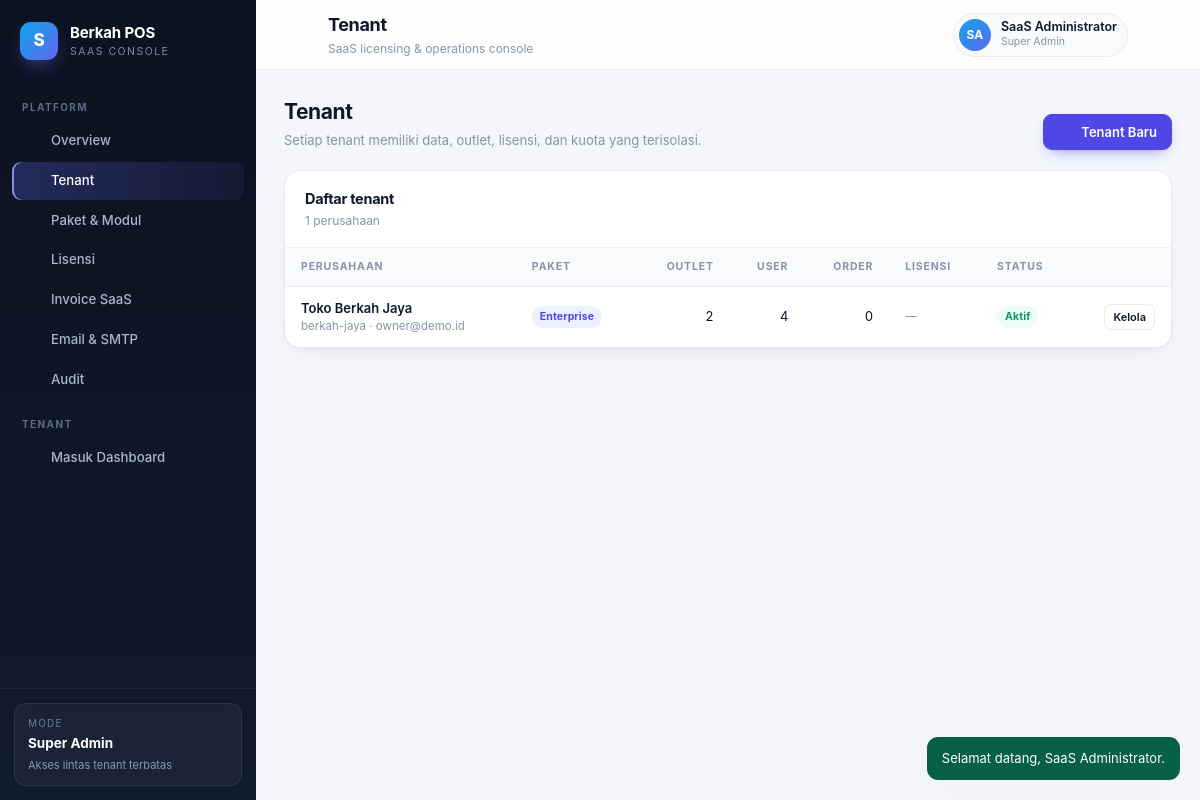
Page /admin/tenants (signed in) on the committed database.
### tables this page shows
CREATE TABLE IF NOT EXISTS users (
  id            BIGINT UNSIGNED AUTO_INCREMENT PRIMARY KEY,
  public_id     CHAR(26) NOT NULL,
  tenant_id     BIGINT UNSIGNED NULL,
  outlet_id     BIGINT UNSIGNED NULL,
  role_id       BIGINT UNSIGNED NOT NULL,
  name          VARCHAR(120) NOT NULL,
  email         VARCHAR(160) NOT NULL,
  password_hash VARCHAR(255) NOT NULL,
  pin_hash      VARCHAR(255) NULL,
  phone         VARCHAR(40) NULL,
  status        ENUM('active','inactive','locked') NOT NULL DEFAULT 'active',
  last_login_at DATETIME(3) NULL,
  created_at    DATETIME(3) NOT NULL DEFAULT CURRENT_TIMESTAMP(3),
  updated_at    DATETIME(3) NOT NULL DEFAULT CURRENT_TIMESTAMP(3) ON UPDATE CURRENT_TIMESTAMP(3),
  UNIQUE KEY uq_user_email (email),
  UNIQUE KEY uq_user_public (public_id),
  KEY ix_user_tenant (tenant_id, status),
  CONSTRAINT fk_user_tenant FOREIGN KEY (tenant_id) REFERENCES tenants (id) ON DELETE CASCADE,
  CONSTRAINT fk_user_outlet FOREIGN KEY (outlet_id) REFERENCES outlets (id) ON DELETE SET NULL,
  CONSTRAINT fk_user_role FOREIGN KEY (role_id) REFERENCES roles (id)
);

CREATE TABLE IF NOT EXISTS tenants (
  id            BIGINT UNSIGNED AUTO_INCREMENT PRIMARY KEY,
  public_id     CHAR(26) NOT NULL,
  name          VARCHAR(160) NOT NULL,
  slug          VARCHAR(80)  NOT NULL,
  domain        VARCHAR(160) NULL,
  email         VARCHAR(160) NULL,
  phone         VARCHAR(40)  NULL,
  address       TEXT NULL,
  currency      CHAR(3) NOT NULL DEFAULT 'IDR',
  timezone      VARCHAR(64) NOT NULL DEFAULT 'Asia/Jakarta',
  status        ENUM('trial','active','past_due','grace','suspended','cancelled') NOT NULL DEFAULT 'trial',
  plan_id       BIGINT UNSIGNED NULL,
  trial_ends_at DATETIME(3) NULL,
  created_at    DATETIME(3) NOT NULL DEFAULT CURRENT_TIMESTAMP(3),
  updated_at    DATETIME(3) NOT NULL DEFAULT CURRENT_TIMESTAMP(3) ON UPDATE CURRENT_TIMESTAMP(3),
  UNIQUE KEY uq_tenant_public (public_id),
  UNIQUE KEY uq_tenant_slug (slug),
  UNIQUE KEY uq_tenant_domain (domain),
  KEY ix_tenant_status (status),
  CONSTRAINT fk_tenant_plan FOREIGN KEY (plan_id) REFERENCES plans (id) ON DELETE SET NULL
);

CREATE TABLE IF NOT EXISTS plans (
  id            BIGINT UNSIGNED AUTO_INCREMENT PRIMARY KEY,
  code          VARCHAR(32)  NOT NULL,
  name          VARCHAR(80)  NOT NULL,
  description   VARCHAR(255) NULL,
  price_monthly DECIMAL(18,2) NOT NULL DEFAULT 0,
  price_yearly  DECIMAL(18,2) NOT NULL DEFAULT 0,
  trial_days    INT NOT NULL DEFAULT 14,
  is_active     TINYINT(1) NOT NULL DEFAULT 1,
  sort_order    INT NOT NULL DEFAULT 0,
  created_at    DATETIME(3) NOT NULL DEFAULT CURRENT_TIMESTAMP(3),
  UNIQUE KEY uq_plan_code (code)
);

### resources/views/admin/tenants.php (the view, shortened to what the rows shown need)
<div class="page-head">
  <div><h2>Tenant</h2><p>Setiap tenant memiliki data, outlet, lisensi, dan kuota yang terisolasi.</p></div>
  <button class="btn btn-primary" type="button" data-modal-open="tenantModal"><?= icon('plus') ?> Tenant Baru</button>
</div>
<div class="card">
  <div class="card-head"><div><h3>Daftar tenant</h3><p><?= count($tenants) ?> perusahaan</p></div></div>
  <div class="table-wrap">
    <table class="table">
      <thead><tr><th>Perusahaan</th><th>Paket</th><th class="num">Outlet</th><th class="num">User</th><th class="num">Order</th><th>Lisensi</th><th>Status</th><th></th></tr></thead>
      <tbody>
      <?php foreach ($tenants as $t): ?>
        <tr>
          <td><div class="strong"><?= e($t['name']) ?></div><div class="sub"><?= e($t['slug']) ?> · <?= e($t['email'] ?: '-') ?></div></td>
          <td><span class="badge badge-brand"><?= e($t['plan_name'] ?? 'Tanpa paket') ?></span></td>
          <td class="num"><?= (int) $t['outlets'] ?></td>
          <td class="num"><?= (int) $t['users'] ?></td>
          <td class="num"><?= number_id($t['orders']) ?></td>
          <td class="sub"><?= $t['license_expires'] ? e(dt_local($t['license_expires'], null, 'd M Y')) : '—' ?></td>
          <td><span class="badge badge-<?= badge_status($t['status']) ?>"><?= e(status_label($t['status'])) ?></span></td>
          <td class="right"><a class="btn btn-xs" href="/admin/tenants/<?= (int) $t['id'] ?>">Kelola</a></td>
        </tr>
      <?php endforeach; ?>
      </tbody>
    </table>
  </div>
</div>

### app/Core/Router.php (shortened to what the rows shown need)
<?php
final class Router
{
    private array $routes = [];
    private function add(string $method, string $pattern, array $handler, array $middleware): void
    {
        $this->routes[] = compact('method', 'pattern', 'regex', 'handler', 'middleware');
    }
    public function dispatch(string $method, string $uri): void
    {
        $path = rtrim($uri, '/');
        foreach ($this->routes as $route) {
            if ($route['method'] !== $method) {
                continue;
            }
            if (!preg_match($route['regex'], $path, $m)) {
                continue;
            }
            array_shift($m);
            foreach ($route['middleware'] as $mw) {
                Middleware::handle($mw);
            }
            [$class, $action] = $route['handler'];
            $controller = new $class();
            $controller->$action(...$m);
            return;
        }
    }
}

### resources/views/layouts/admin.php (shortened to what the rows shown need)
<?php
$user = Auth::user();
$title = $title ?? 'Platform';
?>
<!doctype html>
<html lang="id">
<head>
<link rel="stylesheet" href="/assets/css/app.css">
</head>
<body>
<div class="app-shell">
  <aside class="sidebar">
    <div class="brand">
      <div class="brand-mark" style="background:linear-gradient(135deg,#0ea5e9,#6366f1)">S</div>
      <div class="brand-text"><strong><?= e(\App\Core\Config::get('APP_NAME', 'Berkah POS')) ?></strong><span>SaaS Console</span></div>
    </div>
    <nav class="nav">
      <div class="nav-section">Platform</div>
      <a class="nav-link <?= nav_active('/admin') === 'active' && parse_url($_SERVER['REQUEST_URI'], PHP_URL_PATH) === '/admin' ? 'active' : '' ?>" href="/admin"><?= icon('dashboard') ?> Overview</a>
      <a class="nav-link <?= nav_active('/admin/tenants') ?>" href="/admin/tenants"><?= icon('building') ?> Tenant</a>
      <a class="nav-link <?= nav_active('/admin/plans') ?>" href="/admin/plans"><?= icon('layers') ?> Paket & Modul</a>
      <a class="nav-link <?= nav_active('/admin/licenses') ?>" href="/admin/licenses"><?= icon('key') ?> Lisensi</a>
      <a class="nav-link <?= nav_active('/admin/invoices') ?>" href="/admin/invoices"><?= icon('card') ?> Invoice SaaS</a>
      <a class="nav-link <?= nav_active('/admin/mail') ?>" href="/admin/mail"><?= icon('mail') ?> Email & SMTP</a>
      <a class="nav-link <?= nav_active('/admin/audit') ?>" href="/admin/audit"><?= icon('shield') ?> Audit</a>
      <div class="nav-section">Tenant</div>
      <a class="nav-link" href="/dashboard"><?= icon('pos') ?> Masuk Dashboard</a>
    </nav>
    <div class="sidebar-foot">
      <div class="plan-card">
        <div class="label">Mode</div>
        <strong>Super Admin</strong>
        <div class="expire">Akses lintas tenant terbatas</div>
      </div>
    </div>
  </aside>
  <div class="main">
    <header class="topbar">
      <div class="flex">
        <button class="btn btn-ghost btn-icon menu-toggle" type="button"><?= icon('menu') ?></button>
        <div><h1><?= e($title) ?></h1><p>SaaS licensing & operations console</p></div>
      </div>
      <div class="topbar-actions">
        <div class="user-chip">
          <div class="avatar" style="background:linear-gradient(135deg,#0ea5e9,#6366f1)">SA</div>
          <div><div class="name"><?= e((string) $user['name']) ?></div><div class="role">Super Admin</div></div>
        </div>
        <form method="post" action="/logout"><?= Csrf::field() ?><button class="btn btn-ghost btn-icon" title="Keluar"><?= icon('logout') ?></button></form>
      </div>
    </header>
    <main class="content"><?= $content ?></main>
  </div>
</div>
</body>
</html>

### rows in the picture
users: name "SaaS Administrator"
tenants: name "Toko Berkah Jaya", slug "berkah-jaya", email "owner@demo.id", plan.name "Enterprise", outlets "2", users "4", orders "0", status "Aktif"

### other values in the picture
count($tenants) "1"
